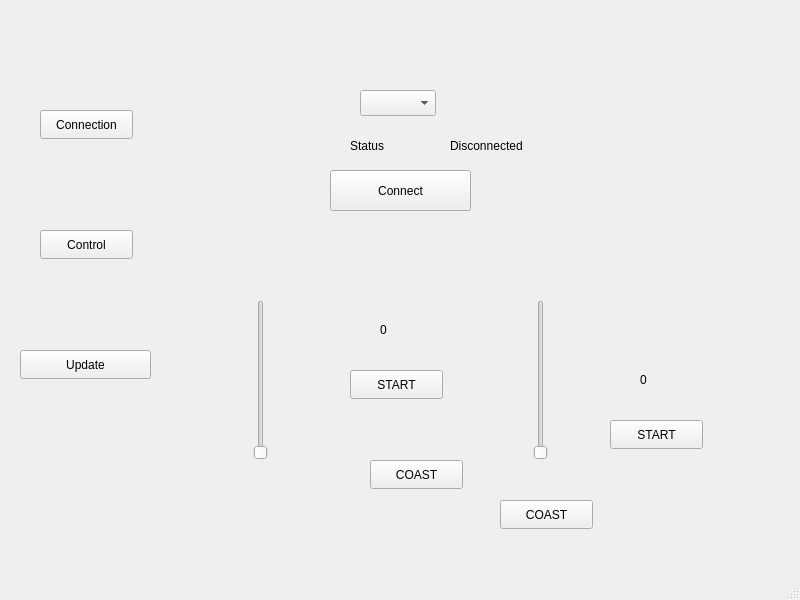
<?xml version="1.0" encoding="UTF-8"?>
<ui version="4.0">
 <class>MainWindow</class>
 <widget class="QMainWindow" name="MainWindow">
  <property name="geometry">
   <rect>
    <x>0</x>
    <y>0</y>
    <width>800</width>
    <height>600</height>
   </rect>
  </property>
  <property name="windowTitle">
   <string>MainWindow</string>
  </property>
  <widget class="QWidget" name="centralwidget">
   <widget class="QPushButton" name="btnConnect">
    <property name="geometry">
     <rect>
      <x>330</x>
      <y>170</y>
      <width>141</width>
      <height>41</height>
     </rect>
    </property>
    <property name="text">
     <string>Connect</string>
    </property>
   </widget>
   <widget class="QLabel" name="lblStatus">
    <property name="geometry">
     <rect>
      <x>350</x>
      <y>130</y>
      <width>91</width>
      <height>31</height>
     </rect>
    </property>
    <property name="text">
     <string>Status</string>
    </property>
   </widget>
   <widget class="QComboBox" name="comboBoxPort">
    <property name="geometry">
     <rect>
      <x>360</x>
      <y>90</y>
      <width>76</width>
      <height>26</height>
     </rect>
    </property>
   </widget>
   <widget class="QPushButton" name="btnMotor1Start">
    <property name="geometry">
     <rect>
      <x>350</x>
      <y>370</y>
      <width>93</width>
      <height>29</height>
     </rect>
    </property>
    <property name="text">
     <string>START</string>
    </property>
   </widget>
   <widget class="QLabel" name="lblMotor1Value">
    <property name="geometry">
     <rect>
      <x>380</x>
      <y>320</y>
      <width>63</width>
      <height>20</height>
     </rect>
    </property>
    <property name="text">
     <string>0</string>
    </property>
    <property name="textFormat">
     <enum>Qt::TextFormat::MarkdownText</enum>
    </property>
   </widget>
   <widget class="QToolButton" name="btnNavConnection">
    <property name="geometry">
     <rect>
      <x>40</x>
      <y>110</y>
      <width>93</width>
      <height>29</height>
     </rect>
    </property>
    <property name="text">
     <string>Connection</string>
    </property>
    <property name="iconSize">
     <size>
      <width>32</width>
      <height>32</height>
     </size>
    </property>
    <property name="toolButtonStyle">
     <enum>Qt::ToolButtonStyle::ToolButtonTextUnderIcon</enum>
    </property>
   </widget>
   <widget class="QToolButton" name="btnNavControl">
    <property name="geometry">
     <rect>
      <x>40</x>
      <y>230</y>
      <width>93</width>
      <height>29</height>
     </rect>
    </property>
    <property name="text">
     <string>Control</string>
    </property>
    <property name="toolButtonStyle">
     <enum>Qt::ToolButtonStyle::ToolButtonTextUnderIcon</enum>
    </property>
   </widget>
   <widget class="QToolButton" name="btnNavFirmware">
    <property name="geometry">
     <rect>
      <x>20</x>
      <y>350</y>
      <width>131</width>
      <height>29</height>
     </rect>
    </property>
    <property name="text">
     <string>Update</string>
    </property>
    <property name="toolButtonStyle">
     <enum>Qt::ToolButtonStyle::ToolButtonTextUnderIcon</enum>
    </property>
   </widget>
   <widget class="QLabel" name="lblStatusText">
    <property name="geometry">
     <rect>
      <x>450</x>
      <y>130</y>
      <width>91</width>
      <height>31</height>
     </rect>
    </property>
    <property name="text">
     <string>Disconnected</string>
    </property>
   </widget>
   <widget class="QLabel" name="lblMotor2Value">
    <property name="geometry">
     <rect>
      <x>640</x>
      <y>370</y>
      <width>63</width>
      <height>20</height>
     </rect>
    </property>
    <property name="text">
     <string>0</string>
    </property>
    <property name="textFormat">
     <enum>Qt::TextFormat::MarkdownText</enum>
    </property>
   </widget>
   <widget class="QPushButton" name="btnMotor2Start">
    <property name="geometry">
     <rect>
      <x>610</x>
      <y>420</y>
      <width>93</width>
      <height>29</height>
     </rect>
    </property>
    <property name="text">
     <string>START</string>
    </property>
   </widget>
   <widget class="QSlider" name="motor1Slider">
    <property name="geometry">
     <rect>
      <x>250</x>
      <y>300</y>
      <width>22</width>
      <height>160</height>
     </rect>
    </property>
    <property name="maximum">
     <number>100</number>
    </property>
    <property name="orientation">
     <enum>Qt::Orientation::Vertical</enum>
    </property>
   </widget>
   <widget class="QSlider" name="motor2Slider">
    <property name="geometry">
     <rect>
      <x>530</x>
      <y>300</y>
      <width>22</width>
      <height>160</height>
     </rect>
    </property>
    <property name="maximum">
     <number>100</number>
    </property>
    <property name="orientation">
     <enum>Qt::Orientation::Vertical</enum>
    </property>
   </widget>
   <widget class="QPushButton" name="btnMotor1Mode">
    <property name="geometry">
     <rect>
      <x>370</x>
      <y>460</y>
      <width>93</width>
      <height>29</height>
     </rect>
    </property>
    <property name="text">
     <string>COAST</string>
    </property>
   </widget>
   <widget class="QPushButton" name="btnMotor2Mode">
    <property name="geometry">
     <rect>
      <x>500</x>
      <y>500</y>
      <width>93</width>
      <height>29</height>
     </rect>
    </property>
    <property name="text">
     <string>COAST</string>
    </property>
   </widget>
  </widget>
  <widget class="QMenuBar" name="menubar">
   <property name="geometry">
    <rect>
     <x>0</x>
     <y>0</y>
     <width>800</width>
     <height>26</height>
    </rect>
   </property>
  </widget>
  <widget class="QStatusBar" name="statusbar"/>
 </widget>
 <resources/>
 <connections/>
</ui>
